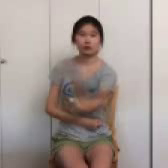
#> input picture frame 4 of src/Controllable/test_0.mp4, 168 x 168 px, given in place of front.mp4, which was not available
$ python Concatenate_aug.py
#> lines starting #> are read from the running program, lines starting #| are printed output that depends on the picture; pictures that were not available may be replaced by others from this repository, and a replacement may not be noted
import numpy as np
import cv2
from glob import glob

# gt_file = 'Controllable_Gen/gt_ControlGen.mp4'
# test_file = 'Controllable_Gen/test_ControlGen.mp4'
gt_file = 'Pixel_Physics/gt_PixelPhysics.mp4'
test_file = 'Pixel_Physics/test_PixelPhysics.mp4'

def combineVideo(vids, idx):
#> called with idx = 0
	caps = []
	for vid in vids:
		caps.append(cv2.VideoCapture(vid))
		# print(vid[idx])
	width1  = int(caps[0].get(cv2.CAP_PROP_FRAME_WIDTH ))   # float `width`
	height1 = int(caps[0].get(cv2.CAP_PROP_FRAME_HEIGHT))  # float `height`

	fourcc = cv2.VideoWriter_fourcc(*'mp4v')

	out = cv2.VideoWriter(f'./output/output{idx + 10}.mp4', fourcc, 5.0, (width1 * 2, height1 * 2))
	while True:
		rets = []
		frames = []
		for i, cap in enumerate(caps):
			ret, frame = cap.read()
			if ret:
				rets.append(ret)
				frames.append(frame)
#> this loop made 4 passes
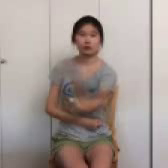
#> input picture frame 4 of src/Controllable/test_0.mp4, 168 x 168 px, given in place of front.mp4, which was not available
#> after the loop, frames = 4 items; rets = [True, True, True, True]
		if rets:
			concat1 = np.concatenate((frames[0], frames[1]), axis=1)
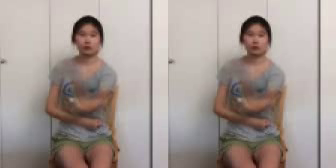
#> concat1: shape (168, 336, 3); mean of channels 0, 1, 2 149.4, 154.5, 166.3; drawn as B, G, R
			concat2 = np.concatenate((frames[2], frames[3]), axis=1)
			concat = np.concatenate((concat1, concat2), axis=0)
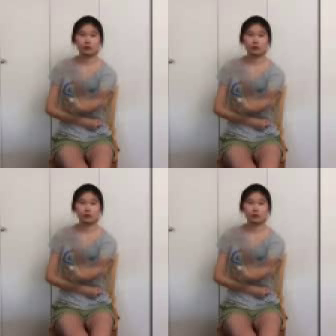
#> concat: shape (336, 336, 3); mean of channels 0, 1, 2 149.4, 154.5, 166.3; drawn as B, G, R
			out.write(concat)
		else:
			break
	out.release()


if __name__ == '__main__':

	path = "./visualize_long"

	for num in range(4):
		vidpath = []
		vidpath.append(f"{path}/video{num}/front.mp4")
		vidpath.append(f"{path}/video{num}/main.mp4")
		vidpath.append(f"{path}/video{num}/right.mp4")
		vidpath.append(f"{path}/video{num}/top.mp4")
		combineVideo(vidpath, num)

$ run again, starting later in the video
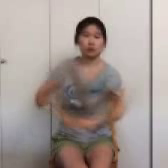
#> input picture frame 22 of src/Controllable/test_0.mp4, 168 x 168 px, given in place of front.mp4, which was not available
#> the loop in combineVideo, `for i, cap in enumerate(caps):` made 4 passes
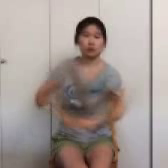
#> input picture frame 22 of src/Controllable/test_0.mp4, 168 x 168 px, given in place of front.mp4, which was not available
#> after the loop in combineVideo, `for i, cap in enumerate(caps):`: frames = 4 items; rets = [True, True, True, True]
#> in combineVideo, `concat1 = np.concatenate((frames[0], frames[1]), axis=1)`:
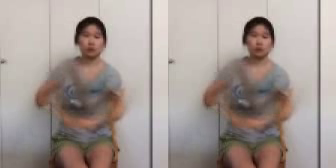
#> concat1: shape (168, 336, 3); mean of channels 0, 1, 2 148.1, 153.2, 164.9; drawn as B, G, R
#> in combineVideo, `concat = np.concatenate((concat1, concat2), axis=0)`:
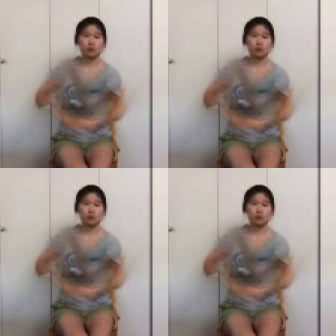
#> concat: shape (336, 336, 3); mean of channels 0, 1, 2 148.1, 153.2, 164.9; drawn as B, G, R

$ run again, starting later in the video
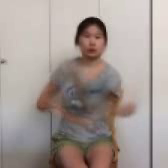
#> input picture frame 39 of src/Controllable/test_0.mp4, 168 x 168 px, given in place of front.mp4, which was not available
#> the loop in combineVideo, `for i, cap in enumerate(caps):` made 4 passes
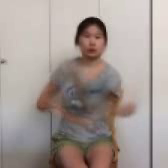
#> input picture frame 39 of src/Controllable/test_0.mp4, 168 x 168 px, given in place of front.mp4, which was not available
#> after the loop in combineVideo, `for i, cap in enumerate(caps):`: frames = 4 items; rets = [True, True, True, True]
#> in combineVideo, `concat1 = np.concatenate((frames[0], frames[1]), axis=1)`:
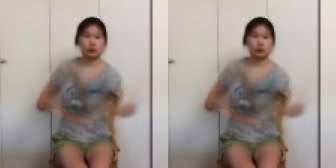
#> concat1: shape (168, 336, 3); mean of channels 0, 1, 2 148.9, 153.8, 164.9; drawn as B, G, R
#> in combineVideo, `concat = np.concatenate((concat1, concat2), axis=0)`:
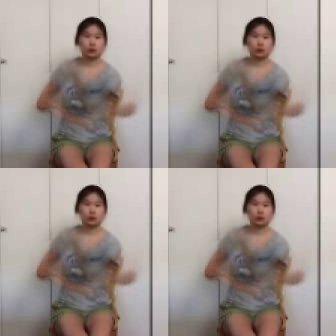
#> concat: shape (336, 336, 3); mean of channels 0, 1, 2 148.9, 153.8, 164.9; drawn as B, G, R
